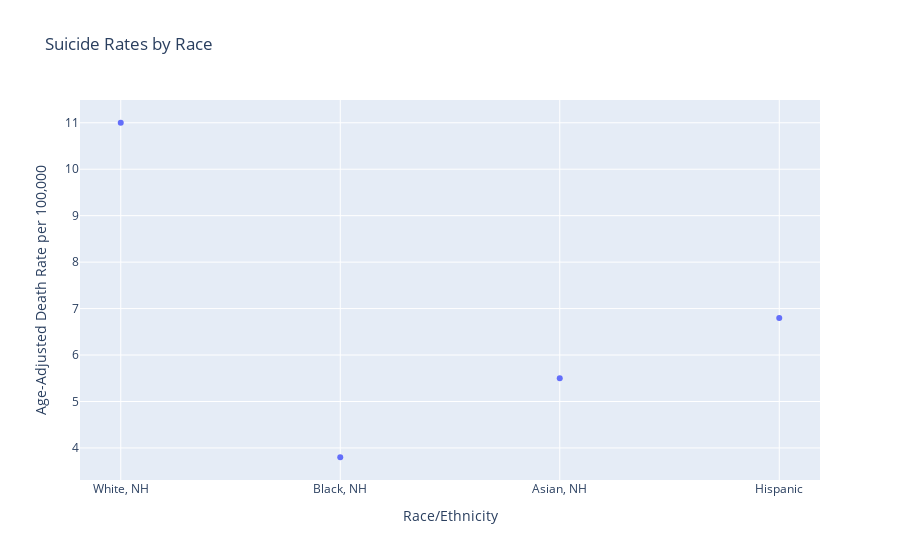

Here is the notebook cell this chart was saved with:
### Code cell
fig = px.scatter(df_2017, x="Race/Ethnicity", y="Age-Adjusted Death Rate per 100,000", title = "Suicide Rates by Race")
fig.show()

### Figure 1 — Plotly figure (JSON) as saved in the notebook; plotly's stock layout.template omitted (floating-point values rounded to 4 significant figures)
{"data": [{"hovertemplate": "Race/Ethnicity=%{x}<br>Age-Adjusted Death Rate per 100,000=%{y}<extra></extra>", "legendgroup": "", "marker": {"color": "#636efa", "symbol": "circle"}, "mode": "markers", "name": "", "orientation": "v", "showlegend": false, "type": "scatter", "x": ["White, NH", "Black, NH", "Asian, NH", "Hispanic"], "xaxis": "x", "y": [11, 3.8, 5.5, 6.8], "yaxis": "y"}], "layout": {"autosize": true, "legend": {"tracegroupgap": 0}, "title": {"text": "Suicide Rates by Race"}, "xaxis": {"anchor": "y", "autorange": true, "domain": [0, 1], "range": [-0.1818, 3.182], "title": {"text": "Race/Ethnicity"}, "type": "category"}, "yaxis": {"anchor": "x", "autorange": true, "domain": [0, 1], "range": [3.206, 11.59], "title": {"text": "Age-Adjusted Death Rate per 100,000"}, "type": "linear"}}}
